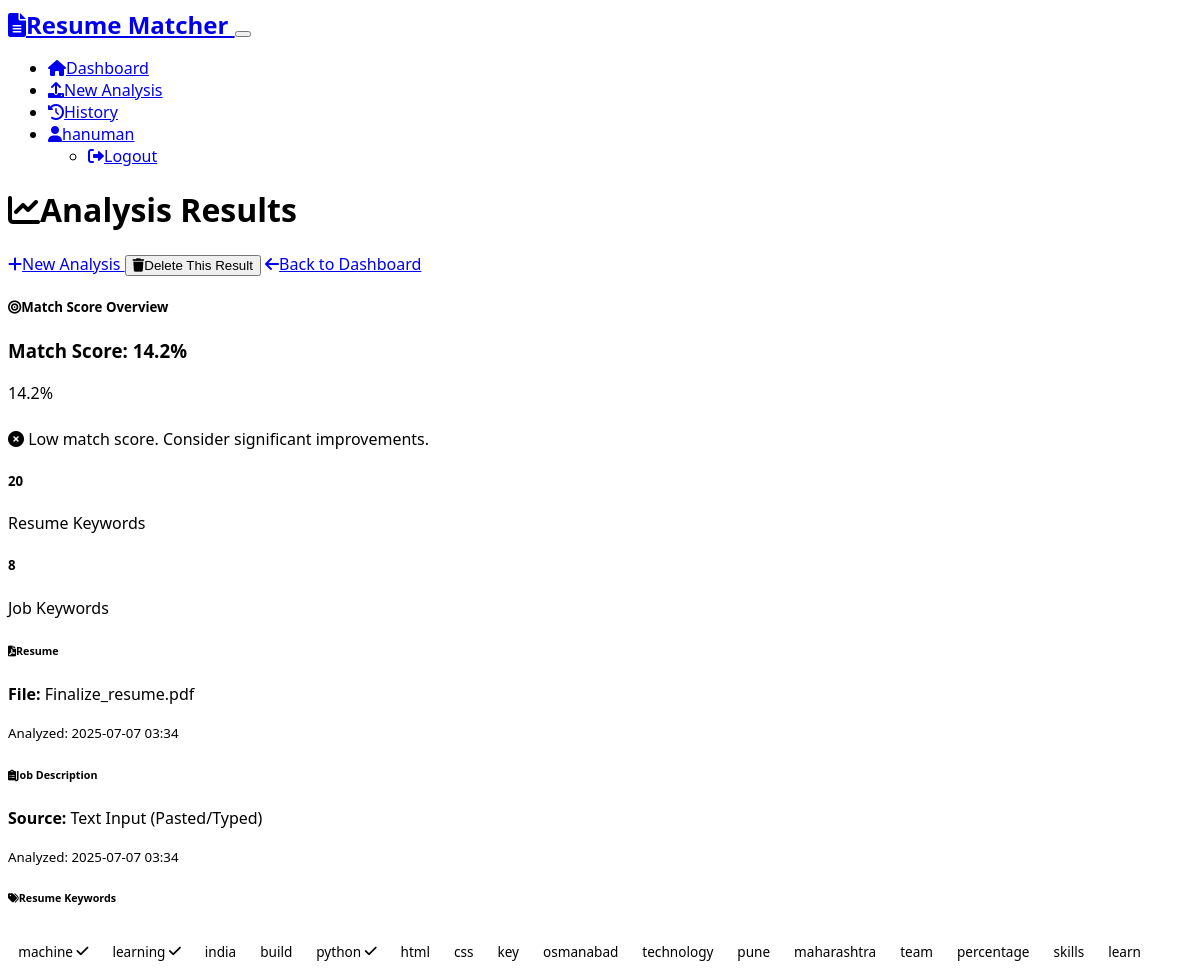
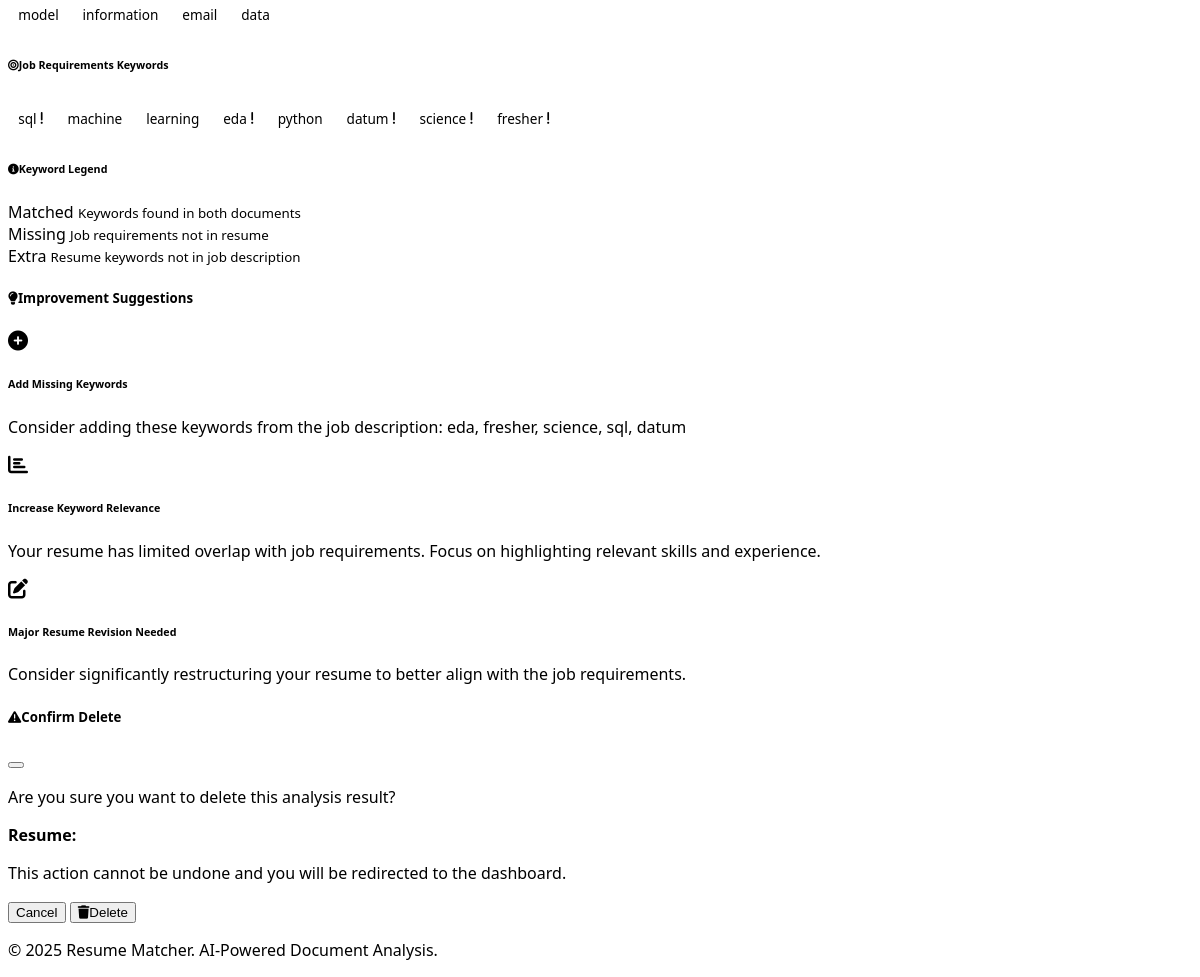
The page /results/3 (signed in) on the database its author committed (2 pictures, top to bottom).
### models.py (models this page shows)
class User(UserMixin, db.Model):
    id = db.Column(db.Integer, primary_key=True)
    username = db.Column(db.String(64), unique=True, nullable=False)
    email = db.Column(db.String(120), unique=True, nullable=False)
    password_hash = db.Column(db.String(256), nullable=False)
    created_at = db.Column(db.DateTime, default=datetime.utcnow)
    match_results = db.relationship('MatchResult', backref='user', lazy=True, cascade='all, delete-orphan')

class MatchResult(db.Model):
    id = db.Column(db.Integer, primary_key=True)
    user_id = db.Column(db.Integer, db.ForeignKey('user.id'), nullable=False)
    resume_filename = db.Column(db.String(255), nullable=False)
    job_description_filename = db.Column(db.String(255), nullable=False)
    match_score = db.Column(db.Float, nullable=False)
    resume_keywords = db.Column(db.Text)  # JSON string
    job_keywords = db.Column(db.Text)  # JSON string
    suggestions = db.Column(db.Text)  # JSON string
    created_at = db.Column(db.DateTime, default=datetime.utcnow)

### routes.py (the view)
@app.route('/results/<int:result_id>')
@login_required
def view_results(result_id):
    result = MatchResult.query.filter_by(id=result_id, user_id=current_user.id).first()
    if not result:
        flash('Result not found.', 'danger')
        return redirect(url_for('dashboard'))
    resume_keywords = json.loads(result.resume_keywords)
    job_keywords = json.loads(result.job_keywords)
    suggestions = json.loads(result.suggestions)
    return render_template('results.html',
                         result=result,
                         resume_keywords=resume_keywords,
                         job_keywords=job_keywords,
                         suggestions=suggestions)

### templates/results.html (shortened to what this page needs)
{% extends "base.html" %}
{% block content %}
<div class="row">
    <div class="col-12">
        <div class="d-flex justify-content-between align-items-center mb-4">
            <h1><i class="fas fa-chart-line me-2"></i>Analysis Results</h1>
            <div>
                <a href="{{ url_for('upload_files') }}" class="btn btn-outline-primary me-2">
                    <i class="fas fa-plus me-1"></i>New Analysis
                </a>
                <button type="button" class="btn btn-outline-danger me-2"
                        onclick="deleteCurrentResult({{ result.id }}, '{{ result.resume_filename }}')">
                    <i class="fas fa-trash me-1"></i>Delete This Result
                </button>
                <a href="{{ url_for('dashboard') }}" class="btn btn-secondary">
                    <i class="fas fa-arrow-left me-1"></i>Back to Dashboard
                </a>
            </div>
        </div>
    </div>
</div>
<div class="row mb-4">
    <div class="col-12">
        <div class="card">
            <div class="card-header">
                <h5 class="mb-0">
                    <i class="fas fa-bullseye me-2"></i>Match Score Overview
                </h5>
            </div>
            <div class="card-body">
                <div class="row align-items-center">
                    <div class="col-md-6">
                        <h3 class="mb-3">
                            Match Score:
                            <span class="{% if result.match_score >= 80 %}text-success
                                        {% elif result.match_score >= 60 %}text-warning
                                        {% else %}text-danger{% endif %}">
                                {{ "%.1f"|format(result.match_score) }}%
                            </span>
                        </h3>
                        <div class="progress mb-3" style="height: 30px;">
                            <div class="progress-bar
                                {% if result.match_score >= 80 %}bg-success
                                {% elif result.match_score >= 60 %}bg-warning
                                {% else %}bg-danger{% endif %}"
                                style="width: {{ result.match_score }}%">
                                {{ "%.1f"|format(result.match_score) }}%
                            </div>
                        </div>
                        <p class="text-muted">
                            {% if result.match_score >= 80 %}
                                <i class="fas fa-check-circle text-success me-1"></i>
                                Excellent match! Your resume aligns well with the job requirements.
                            {% elif result.match_score >= 60 %}
                                <i class="fas fa-exclamation-triangle text-warning me-1"></i>
                                Good match with room for improvement.
                            {% else %}
                                <i class="fas fa-times-circle text-danger me-1"></i>
                                Low match score. Consider significant improvements.
                            {% endif %}
                        </p>
                    </div>
                    <div class="col-md-6">
                        <div class="row text-center">
                            <div class="col-6">
                                <div class="card bg-light">
                                    <div class="card-body">
                                        <h5 class="card-title">{{ resume_keywords|length }}</h5>
                                        <p class="card-text small">Resume Keywords</p>
                                    </div>
                                </div>
                            </div>
                            <div class="col-6">
                                <div class="card bg-light">
                                    <div class="card-body">
                                        <h5 class="card-title">{{ job_keywords|length }}</h5>
                                        <p class="card-text small">Job Keywords</p>
                                    </div>
                                </div>
                            </div>
                        </div>
                    </div>
                </div>
            </div>
        </div>
    </div>
</div>
<div class="row mb-4">
    <div class="col-md-6">
        <div class="card">
            <div class="card-header">
                <h6 class="mb-0">
                    <i class="fas fa-file-pdf text-danger me-2"></i>Resume
                </h6>
            </div>
            <div class="card-body">
                <p class="mb-1"><strong>File:</strong> {{ result.resume_filename }}</p>
                <p class="mb-1"><small class="text-muted">Analyzed: {{ result.created_at.strftime('%Y-%m-%d %H:%M') }}</small></p>
            </div>
        </div>
    </div>
    <div class="col-md-6">
        <div class="card">
            <div class="card-header">
                <h6 class="mb-0">
                    <i class="fas fa-clipboard-list text-info me-2"></i>Job Description
                </h6>
            </div>
            <div class="card-body">
                <p class="mb-1"><strong>Source:</strong>
                    {% if result.job_description_filename == "Direct Input" %}
                        Text Input (Pasted/Typed)
                    {% else %}
                        {{ result.job_description_filename }}
                    {% endif %}
                </p>
                <p class="mb-1"><small class="text-muted">Analyzed: {{ result.created_at.strftime('%Y-%m-%d %H:%M') }}</small></p>
            </div>
        </div>
    </div>
</div>
<div class="row mb-4">
    <div class="col-md-6">
        <div class="card h-100">
            <div class="card-header">
                <h6 class="mb-0">
                    <i class="fas fa-tags me-2"></i>Resume Keywords
                </h6>
            </div>
            <div class="card-body">
                {% if resume_keywords %}
                    <div class="keyword-cloud">
                        {% for keyword in resume_keywords %}
                            <span class="badge
                                {% if keyword in job_keywords %}bg-success
                                {% else %}bg-secondary{% endif %}
                                me-1 mb-1">
                                {{ keyword }}
                                {% if keyword in job_keywords %}
                                    <i class="fas fa-check ms-1"></i>
                                {% endif %}
                            </span>
                        {% endfor %}
                    </div>
                {% else %}
                    <p class="text-muted">No keywords extracted.</p>
                {% endif %}
            </div>
        </div>
    </div>
    <div class="col-md-6">
        <div class="card h-100">
            <div class="card-header">
                <h6 class="mb-0">
                    <i class="fas fa-bullseye me-2"></i>Job Requirements Keywords
                </h6>
            </div>
            <div class="card-body">
                {% if job_keywords %}
                    <div class="keyword-cloud">
                        {% for keyword in job_keywords %}
                            <span class="badge
                                {% if keyword in resume_keywords %}bg-success
                                {% else %}bg-warning{% endif %}
                                me-1 mb-1">
                                {{ keyword }}
                                {% if keyword not in resume_keywords %}
                                    <i class="fas fa-exclamation ms-1"></i>
                                {% endif %}
                            </span>
                        {% endfor %}
                    </div>
                {% else %}
                    <p class="text-muted">No keywords extracted.</p>
                {% endif %}
            </div>
        </div>
    </div>
</div>
<div class="row mb-4">
    <div class="col-12">
        <div class="card">
            <div class="card-body">
                <h6 class="card-title">
                    <i class="fas fa-info-circle me-2"></i>Keyword Legend
                </h6>
                <div class="row">
                    <div class="col-md-4">
                        <span class="badge bg-success me-2">Matched</span>
                        <small>Keywords found in both documents</small>
                    </div>
                    <div class="col-md-4">
                        <span class="badge bg-warning me-2">Missing</span>
                        <small>Job requirements not in resume</small>
                    </div>
                    <div class="col-md-4">
                        <span class="badge bg-secondary me-2">Extra</span>
                        <small>Resume keywords not in job description</small>
                    </div>
                </div>
            </div>
        </div>
    </div>
</div>
{% if suggestions %}
<div class="row">
    <div class="col-12">
        <div class="card">
            <div class="card-header">
                <h5 class="mb-0">
                    <i class="fas fa-lightbulb me-2"></i>Improvement Suggestions
                </h5>
            </div>
            <div class="card-body">
                {% for suggestion in suggestions %}
                    <div class="alert alert-info d-flex align-items-start">
                        <div class="me-3">
                            {% if suggestion.type == 'missing_keywords' %}
                                <i class="fas fa-plus-circle fa-lg"></i>
                            {% elif suggestion.type == 'keyword_density' %}
                                <i class="fas fa-chart-bar fa-lg"></i>
                            {% elif suggestion.type == 'major_revision' %}
                                <i class="fas fa-edit fa-lg"></i>
                            {% elif suggestion.type == 'moderate_revision' %}
                                <i class="fas fa-wrench fa-lg"></i>
                            {% else %}
                                <i class="fas fa-robot fa-lg"></i>
                            {% endif %}
                        </div>
                        <div>
                            <h6 class="alert-heading mb-2">{{ suggestion.title }}</h6>
                            <p class="mb-0">{{ suggestion.description }}</p>
                        </div>
                    </div>
                {% endfor %}
            </div>
        </div>
    </div>
</div>
{% endif %}
<div class="modal fade" id="deleteModal" tabindex="-1" aria-labelledby="deleteModalLabel" aria-hidden="true">
    <div class="modal-dialog">
        <div class="modal-content">
            <div class="modal-header">
                <h5 class="modal-title" id="deleteModalLabel">
                    <i class="fas fa-exclamation-triangle text-warning me-2"></i>Confirm Delete
                </h5>
                <button type="button" class="btn-close" data-bs-dismiss="modal" aria-label="Close"></button>
            </div>
            <div class="modal-body">
                <p>Are you sure you want to delete this analysis result?</p>
                <p><strong>Resume:</strong> </p>
                <p class="text-muted small">This action cannot be undone and you will be redirected to the dashboard.</p>
            </div>
            <div class="modal-footer">
                <button type="button" class="btn btn-secondary" data-bs-dismiss="modal">Cancel</button>
                <form id="deleteForm" method="POST" style="display: inline;">
                    <button type="submit" class="btn btn-danger">
                        <i class="fas fa-trash me-1"></i>Delete
                    </button>
                </form>
            </div>
        </div>
    </div>
</div>
{% endblock %}

### templates/base.html (shortened to what this page needs)
<!DOCTYPE html>
<html lang="en" data-bs-theme="dark">
<head>
    <link href="https://cdn.replit.com/agent/bootstrap-agent-dark-theme.min.css" rel="stylesheet">
    <link rel="stylesheet" href="https://cdnjs.cloudflare.com/ajax/libs/font-awesome/6.0.0/css/all.min.css">
    <link rel="stylesheet" href="{{ url_for('static', filename='css/style.css') }}">
</head>
<body>
    <nav class="navbar navbar-expand-lg navbar-dark bg-dark">
        <div class="container">
            <a class="navbar-brand" href="{{ url_for('dashboard') if current_user.is_authenticated else url_for('login') }}">
                <i class="fas fa-file-alt me-2"></i>Resume Matcher
            </a>
            <button class="navbar-toggler" type="button" data-bs-toggle="collapse" data-bs-target="#navbarNav">
            </button>
            <div class="collapse navbar-collapse" id="navbarNav">
                <ul class="navbar-nav ms-auto">
                    {% if current_user.is_authenticated %}
                        <li class="nav-item">
                            <a class="nav-link" href="{{ url_for('dashboard') }}">
                                <i class="fas fa-home me-1"></i>Dashboard
                            </a>
                        </li>
                        <li class="nav-item">
                            <a class="nav-link" href="{{ url_for('upload_files') }}">
                                <i class="fas fa-upload me-1"></i>New Analysis
                            </a>
                        </li>
                        <li class="nav-item">
                            <a class="nav-link" href="{{ url_for('view_history') }}">
                                <i class="fas fa-history me-1"></i>History
                            </a>
                        </li>
                        <li class="nav-item dropdown">
                            <a class="nav-link dropdown-toggle" href="#" role="button" data-bs-toggle="dropdown">
                                <i class="fas fa-user me-1"></i>{{ current_user.username }}
                            </a>
                            <ul class="dropdown-menu">
                                <li><a class="dropdown-item" href="{{ url_for('logout') }}">
                                    <i class="fas fa-sign-out-alt me-1"></i>Logout
                                </a></li>
                            </ul>
                        </li>
                    {% endif %}
                </ul>
            </div>
        </div>
    </nav>
    <main class="container mt-4">
        {% block content %}{% endblock %}
    </main>
    <footer class="bg-dark text-light mt-5 py-4">
        <div class="container text-center">
            <p>&copy; 2025 Resume Matcher. AI-Powered Document Analysis.</p>
        </div>
    </footer>
</body>
</html>

### rows shown on the page
User: username "hanuman"
MatchResult: match_score "14.2", resume_filename "Finalize_resume.pdf", created_at "2025-07-07 03:34"

### other values the page prints
{{ resume_keywords|length }} "20"
{{ job_keywords|length }} "8"
{{ keyword }} "machine" "learning" "india" "build" "python" "html" "css" "key" "osmanabad" "technology" "pune" "maharashtra" "team" "percentage" "skills" "learn" "model" "information" "email" "data"
{{ keyword }} "sql" "machine" "learning" "eda" "python" "datum" "science" "fresher"
{{ suggestion.title }} "Add Missing Keywords" "Increase Keyword Relevance" "Major Resume Revision Needed"
{{ suggestion.description }} "Consider adding these keywords from the job description: eda, fresher, science, sql, datum" "Your resume has limited overlap with job requirements. Focus on highlighting relevant skills and experience." "Consider significantly restructuring your resume to better align with the job requirements."
